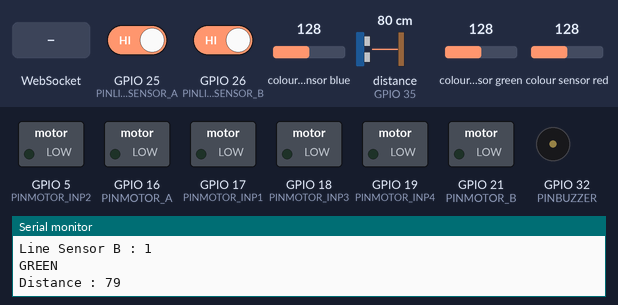
The program below on a simulated ESP32. On the bench: switched loads named in the program (green lamp = pin HIGH), buzzer (waves = sounding), the last lines printed to the serial monitor. Wiring (inferred from the names in the program): ultrasonic range finder: trigger GPIO 33; echo GPIO 35; TCS3200 colour sensor: output GPIO 14; S2 GPIO 12; S3 GPIO 13; S0 GPIO 15; S1 GPIO 27. The inputs (shaded band) are chosen by the test bench; at power-on: colour sensor green 128, colour sensor blue 128, distance to the obstacle (sensor on GPIO 35) 80 cm, GPIO 25 (PINLINESENSOR_A) HIGH, GPIO 26 (PINLINESENSOR_B) HIGH, colour sensor red 128. The echo pulse lasts 58.3 µs per cm; storage starts empty; pins used as bus, display or sensor lines are not drawn.

Above: at 1.2 s.
1.3 s: colour sensor green set to 5
3.4 s: WebSocket text "Route 2" received
4.9 s: colour sensor blue set to 5
7.0 s: WebSocket text "null" received
8.5 s: distance to the obstacle (sensor on GPIO 35) set to 24 cm
At 8.74 s:
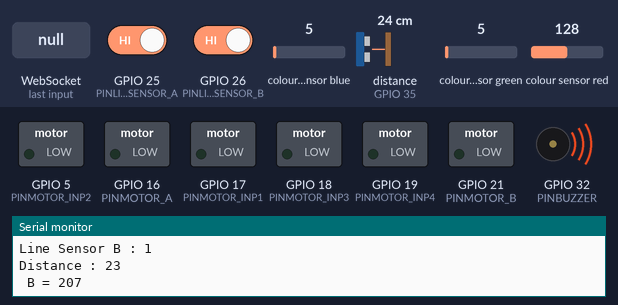
10.3 s: distance to the obstacle (sensor on GPIO 35) set to 20 cm
At 51.38 s:
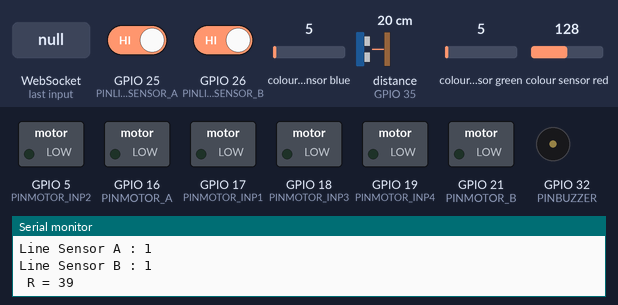
Timing chart, 0 to 52.7 s (numbered marks = the images above; inputs shaded):
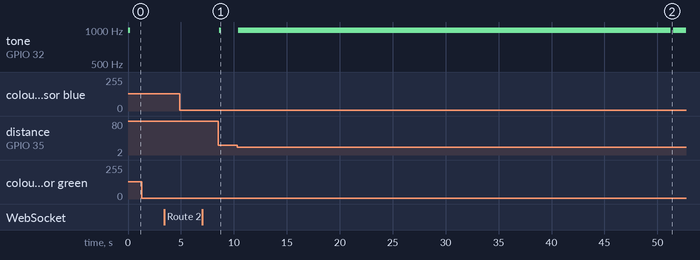

The program:

main.cpp
```cpp
#include <Arduino.h>
#include <WiFi.h>
#include <SPIFFS.h>
#include <ESPAsyncWebServer.h>
#include <AsyncTCP.h>
#include <ArduinoJson.h>

// ---------------------------- SERVER --------------------------------------
AsyncWebServer server(80);
AsyncWebSocket ws("/ws");
String route1_g = "null", route2_g = "null", route3_g = "null";
// ---------------------------- MODULE -------------------------------------
// Buzzer
#define PINBUZZER       32

// Ultrasonic (1)
#define PINECHO_US      35    // Input Only
#define PINTRIG_US      33

// Motorshield (2)
#define PINMOTOR_A      16
#define PINMOTOR_INP1   17
#define PINMOTOR_INP2   5
#define PINMOTOR_B      21
#define PINMOTOR_INP3   18
#define PINMOTOR_INP4   19

// Linesensor (3)
#define PINLINESENSOR_A 25
#define PINLINESENSOR_B 26

// Color Sensor (4)
#define PINCOLOR_S0     15 // Kabel Warna abu
#define PINCOLOR_S1     27 // Kabel Warna oren
#define PINCOLOR_S2     12 // Kabel Warna coklat
#define PINCOLOR_S3     13 // Kabel Warna putih
#define PINCOLOR_OUT    14 // Kabel Warna kuning

// --------------------------- Initialize Function ------------------------------------------
void motorControl(int mode);
void handleWebSocketMessage(void *arg, uint8_t *data, size_t len);
void onEvent(AsyncWebSocket *server, AsyncWebSocketClient *client, AwsEventType type, void *arg, uint8_t *data, size_t len);
void pinInitialize();
void taskManager();
void gotoRouteDecision(int route);
String processor(const String& var);

// ------------------------- Real Time Variable ----------------------------------------------
long duration, distance;

volatile int redFrequency,
            greenFrequency,
            blueFrequency,
            red,
            green,
            blue,
            lineSensorA,
            lineSensorB, count;

bool route1Status, route2Status, route3Status;
bool isRouteNumberOne = true;


TaskHandle_t handleUltrasonic = NULL;
TaskHandle_t handleLineSensor = NULL;
TaskHandle_t handleColorSensor = NULL;

// -------------------------- Real Time Task -------------------------------------------------
void taskUltrasonic(void *params){
  for(;;) {
    digitalWrite(PINTRIG_US, LOW);
    delayMicroseconds(2);
    digitalWrite(PINTRIG_US, HIGH);
    delayMicroseconds(10);
    digitalWrite(PINTRIG_US, LOW);

    duration = pulseIn(PINECHO_US, HIGH);
    distance = duration * 0.034 / 2; // Centimeters
    Serial.printf("Distance : %d\n", distance);

    vTaskDelay(100 / portTICK_PERIOD_MS);
  }
}

void taskLineSensor(void *params) {
  for(;;){
    lineSensorA = digitalRead(PINLINESENSOR_A);
    lineSensorB = digitalRead(PINLINESENSOR_B);

    Serial.printf("Line Sensor A : %d\n", lineSensorA);
    Serial.printf("Line Sensor B : %d\n", lineSensorB);

    vTaskDelay(100 / portTICK_PERIOD_MS);
  }
}

void taskColorSensor(void *params) {
  for(;;){
    // Red
    digitalWrite(PINCOLOR_S2,LOW);
    digitalWrite(PINCOLOR_S3,LOW);
    redFrequency = pulseIn(PINCOLOR_OUT, LOW);
    red = map(redFrequency, 50, 57, 255, 0);
    Serial.print(" R = ");
    Serial.println(redFrequency);
    vTaskDelay(100 / portTICK_PERIOD_MS);

    // Green
    digitalWrite(PINCOLOR_S2,HIGH);
    digitalWrite(PINCOLOR_S3,HIGH);
    greenFrequency = pulseIn(PINCOLOR_OUT, LOW);
    green = map(greenFrequency, 80, 85, 255, 0);
    Serial.print(" G = ");
    Serial.println(greenFrequency);
    vTaskDelay(100 / portTICK_PERIOD_MS);

    // Blue
    digitalWrite(PINCOLOR_S2,LOW);
    digitalWrite(PINCOLOR_S3,HIGH);
    blueFrequency = pulseIn(PINCOLOR_OUT, LOW);
    blue = map(blueFrequency, 70, 76, 255, 0);
    Serial.print(" B = ");
    Serial.println(blueFrequency);
    vTaskDelay(100 / portTICK_PERIOD_MS);

    if(red > green && red > blue) {
      Serial.println("RED");
    }
    else if(green > red && green > blue) {
      Serial.println("GREEN");
    }
    else if(blue > red && blue > green) {
      Serial.println("BLUE");
    }
    vTaskDelay(100 / portTICK_PERIOD_MS);
  }
}

void setup() {
  Serial.begin(115200);
  Serial.println("Device Started/Restarted...");
  if(!SPIFFS.begin(true)) {
    Serial.println("An Error has occurred while mounting SPIFFS");
    return;
  }

  WiFi.mode(WIFI_MODE_AP);
  WiFi.softAP("MoKut-ESP32", "123456789");
  IPAddress IP = WiFi.softAPIP();
  Serial.print("AP IP: ");
  Serial.println(IP);

  ws.onEvent(onEvent);
  server.addHandler(&ws);

  server.on("/", HTTP_GET, [](AsyncWebServerRequest *request){
    request->send(SPIFFS, "/index.html", String(), false, processor);
  });

  server.on("/style.css", HTTP_GET, [](AsyncWebServerRequest *request){
    request->send(SPIFFS, "/style.css", "text/css");
  });

  server.on("/main.js", HTTP_GET, [](AsyncWebServerRequest *request){
    request->send(SPIFFS, "/main.js", "text/javascript");
  });

  pinInitialize();
  taskManager();
  isRouteNumberOne = true;
  server.begin();
}

void loop() {
  // if(route1_g != "null" && route2_g != "null" && route3_g != "null") {
  //   if(red > green && red > blue) {
  //     motorControl(0);
  //     delay(1000);
  //   } else if(green > red && green > blue) {
  //     motorControl(1);
  //     delay(1000);
  //   } else if(blue > red && blue > green) {
  //     motorControl(2);
  //     delay(1000);
  //   }
  // }

  if(distance <= 20){
    tone(PINBUZZER, 999);
    motorControl(0);
  } else {
    noTone(PINBUZZER);
    // if(route1_g == "Route 1") gotoRouteDecision(1);
    if(route1_g == "Route 2") gotoRouteDecision(2);
    // else if(route1_g == "Route 3") gotoRouteDecision(3);
    // motorControl(1);
  }
  delay(200);
}

void gotoRouteDecision(int route) {
  bool redStatus = red > green && red > blue ? true : false;
  bool greenStatus = green > red && green > blue ? true : false;
  bool blueStatus = blue > red && blue > green ? true : false;

  if(route == 1) {
    if(greenStatus) {
      if(lineSensorA == LOW && lineSensorB == LOW) {
        motorControl(1);
      } else if(lineSensorA == HIGH && lineSensorB == HIGH) {
        motorControl(2);
      }
    }
    if(redStatus) {
      if(lineSensorA == LOW && lineSensorB == LOW) {
        motorControl(1);
      } else if(lineSensorA == HIGH && lineSensorB == HIGH) {
        motorControl(0);
      } else if(lineSensorA == HIGH && lineSensorB == LOW) {
        motorControl(3);
      }
    }
  } else if(route == 2) {
    if(greenStatus) {
      if(lineSensorA == LOW && lineSensorB == LOW) {
        motorControl(1);
        count = 1;
      } else if(lineSensorA == HIGH && lineSensorB == HIGH && count == 1) {
        motorControl(1);
        count = 2;
      } else if(lineSensorA == HIGH && lineSensorB == HIGH && count == 2) {
        motorControl(0);
        count = 0;
      }
    }
  } else if(route == 3) {
    if(greenStatus) {
      if(lineSensorA == LOW && lineSensorB == LOW) {
        motorControl(1);
      } else if(lineSensorA == HIGH && lineSensorB == HIGH) {
        motorControl(3);
      }
    }
    if(blueStatus) {
      if(lineSensorA == LOW && lineSensorB == LOW) {
        motorControl(1);
      } else if(lineSensorA == HIGH && lineSensorB == HIGH) {
        motorControl(0);
      } else if(lineSensorA == LOW && lineSensorB == HIGH) {
        motorControl(2);
      }
    }
  }
  return;
}

void motorControl(int mode) {
  Serial.println("Motor Control....");

  if(mode == 0){                      // STOP
    analogWrite(PINMOTOR_A, 0);
    analogWrite(PINMOTOR_B, 0);
    digitalWrite(PINMOTOR_INP1, LOW);
    digitalWrite(PINMOTOR_INP2, LOW);
    digitalWrite(PINMOTOR_INP3, LOW);
    digitalWrite(PINMOTOR_INP4, LOW);
  }
  else if(mode == 1){                 // FORWARD
    analogWrite(PINMOTOR_A, 150);
    analogWrite(PINMOTOR_B, 150);
    digitalWrite(PINMOTOR_INP1, HIGH);
    digitalWrite(PINMOTOR_INP2, LOW);
    digitalWrite(PINMOTOR_INP3, HIGH);
    digitalWrite(PINMOTOR_INP4, LOW);
  }
  else if(mode == 2){               // TURN LEFT
    analogWrite(PINMOTOR_A, 150);
    analogWrite(PINMOTOR_B, 0);
    digitalWrite(PINMOTOR_INP1, HIGH);
    digitalWrite(PINMOTOR_INP2, LOW);
    digitalWrite(PINMOTOR_INP3, LOW);
    digitalWrite(PINMOTOR_INP4, LOW);
  }
  else if(mode == 3){               // TURN RIGHT
    analogWrite(PINMOTOR_A, 0);
    analogWrite(PINMOTOR_B, 150);
    digitalWrite(PINMOTOR_INP1, LOW);
    digitalWrite(PINMOTOR_INP2, LOW);
    digitalWrite(PINMOTOR_INP3, LOW);
    digitalWrite(PINMOTOR_INP4, HIGH);
  }
}

void handleWebSocketMessage(void *arg, uint8_t *data, size_t len) {
  AwsFrameInfo *info = (AwsFrameInfo*)arg;
  if(info->final && info->index == 0 && info->len == len && info->opcode == WS_TEXT) {
    String msg = "";
    for(size_t i = 0; i < len; i++) {
      msg += (char)data[i];
    }
    Serial.println("JSON Received: " + msg);
    StaticJsonDocument<256> doc;
    DeserializationError error = deserializeJson(doc, msg);
    if(error) {
      Serial.println("Fail to Parsing JSON");
      return;
    }

    String route1 = doc["route1"];
    String route2 = doc["route2"];
    String route3 = doc["route3"];
    if(route1 == "null" && route2 == "null" && route3 == "null") {
      route1Status, route2Status, route3Status = false;
    }

    route1_g = route1;
    route2_g = route2;
    route3_g = route3;
    route1Status = true;
    route2Status = true;
    route3Status = true;

    Serial.println("Route 1 : " + route1_g);
    Serial.println("Route 2 : " + route2_g);
    Serial.println("Route 3 : " + route3_g);
  }
}

void onEvent(AsyncWebSocket *server, AsyncWebSocketClient *client, AwsEventType type, void *arg, uint8_t *data, size_t len) {
  if(type == WS_EVT_DATA) {
    handleWebSocketMessage(arg, data, len);
  }
}

String processor(const String& var){
  Serial.println(var);
  return String();
}

void pinInitialize() {
  Serial.println("GPIO PIN Has Initialized...");

  // Motorshield
  pinMode(PINMOTOR_A, OUTPUT);
  pinMode(PINMOTOR_INP1, OUTPUT);
  pinMode(PINMOTOR_INP2, OUTPUT);
  pinMode(PINMOTOR_B, OUTPUT);
  pinMode(PINMOTOR_INP3, OUTPUT);
  pinMode(PINMOTOR_INP4, OUTPUT);

  digitalWrite(PINMOTOR_INP1, LOW);
  digitalWrite(PINMOTOR_INP2, LOW);
  digitalWrite(PINMOTOR_INP3, LOW);
  digitalWrite(PINMOTOR_INP4, LOW);

  // Buzzer
  pinMode(PINBUZZER, OUTPUT);

  // Ultrasonic (US)
  pinMode(PINTRIG_US, OUTPUT);
  pinMode(PINECHO_US, INPUT);

  // Linesensor
  pinMode(PINLINESENSOR_A, INPUT);
  pinMode(PINLINESENSOR_B, INPUT);

  // Color Sensor
  pinMode(PINCOLOR_S0, OUTPUT);
  pinMode(PINCOLOR_S1, OUTPUT);
  pinMode(PINCOLOR_S2, OUTPUT);
  pinMode(PINCOLOR_S3, OUTPUT);
  pinMode(PINCOLOR_OUT, INPUT);

  digitalWrite(PINCOLOR_S0, HIGH);
  digitalWrite(PINCOLOR_S1, LOW);
  return;
}

void taskManager() {
  Serial.println("RealTime Task Manager has Running...");

  xTaskCreate(
    taskUltrasonic, "Task Ultrasonic", 2048, NULL, 1, &handleUltrasonic
  );
  xTaskCreate(
    taskLineSensor, "Task LineSensor", 2048, NULL, 2, &handleLineSensor
  );
  xTaskCreate(
    taskColorSensor, "Task ColorSensor", 4096, NULL, 2, &handleColorSensor
  );
}
```

Measured:
- the behaviour switches between 22 and 21 cm on distance to the obstacle (sensor on GPIO 35) (found by bisection; images 1 and 2)
- after the input at 8.5 s, tone on GPIO 32 (PINBUZZER): silent → 999 Hz after 0.13 s, → silent 0.20 s later
- after the input at 10.3 s, tone on GPIO 32 (PINBUZZER): silent → 999 Hz after 0.13 s, → silent 40.8 s later, → 999 Hz 0.20 s later
